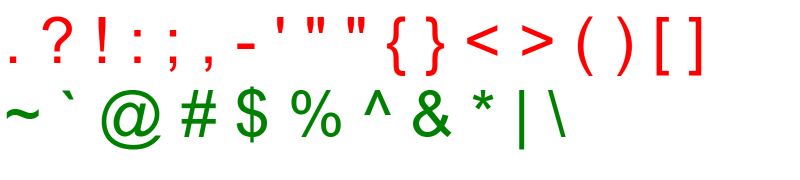
#> input picture english_symbols/out/eng-symbols-2.png, 1600 x 360 px (shown at 1/2 size)
$ python english_symbols_analyze.py
#> lines starting #> are read from the running program, lines starting #| are printed output that depends on the picture; after the words box and inside, x2 and y2 are one past the last pixel; in counts of white or black regions, pixels touching at a corner belong together

import cv2
import numpy as np

from selenium import webdriver
from selenium.webdriver import ChromeOptions

def analyzeByChrome():
    try:
        print("初始化Chrome")
        opt = ChromeOptions()  # 创建Chrome参数对象
        opt.add_argument('--headless')

        # opt.add_argument('--no-sandbox')  # 解决DevToolsActivePort文件不存在的报错
        # opt.add_argument('window-size=1920x3000')  # 设置浏览器分辨率
        # opt.add_argument('--disable-gpu')  # 谷歌文档提到需要加上这个属性来规避bug
        # opt.add_argument('--hide-scrollbars')  # 隐藏滚动条，应对一些特殊页面
        # opt.add_argument('blink-settings=imagesEnabled=false')  # 不加载图片，提升运行速度
        # opt.add_argument('--headless')  # 浏览器不提供可视化界面。Linux下如果系统不支持可视化不加这条会启动失败

        # 创建浏览器对象
        driver = webdriver.Chrome(options=opt)  # 使用 Chrome 驱动
        driver.set_window_size(1600, 360)

        print("加载html文件")
        # 打开网页(本地文件)
        uri = "file:///E:/python/base_demo/matplotlib/svg_demo/english_symbols/res/eng-symbols-2.html"
        driver.get(uri)

        # 等待页面加载完成
        driver.implicitly_wait(5)  # 等待 5 秒钟，可以根据实际情况调整等待时间

        print("截图保存")
        # 获取页面截图
        screenshot_path = "./out/eng-symbols-2.png"
        driver.save_screenshot(screenshot_path)
        print("保存成功")

        # 关闭浏览器
        print("退出中...")
        driver.quit()
        print("退出成功")
    except Exception as e:
        print(repr(e))

# 统计一维数组的元素重复的次数
# 返回 [(开始索引,开始的值,重复的次数),,,...]
def getDeltaInfo(data: list):
    size = len(data)
    # 分析最近一行有内容的跟上一行的行数
    hInfo = []
    tmpIndex = 0
    tmpLastV = data[tmpIndex]
    tmpCount = 1
    while tmpIndex < size:
        tmpId = tmpIndex + 1
        boAssign = False
        while tmpId < size:
            if tmpLastV == data[tmpId]:
                tmpCount += 1
            else:
                hInfo.append((tmpIndex, tmpLastV, tmpCount))
                tmpIndex = tmpId
                tmpLastV = data[tmpId]
                tmpCount = 1
                boAssign = True
                break
            tmpId += 1
        # 结束后,加上没赋值的数据
        if not boAssign:
            hInfo.append((tmpIndex, tmpLastV, tmpCount))
            break
        tmpIndex = tmpIndex + 1
    return hInfo

def drawRectArea():
    img = cv2.imread("./out/eng-symbols-2.png")
#> img is the input picture: shape (360, 1600, 3); mean B, G, R 238.1, 242.9, 245.4
    imgGray = cv2.cvtColor(img,cv2.COLOR_BGR2GRAY)
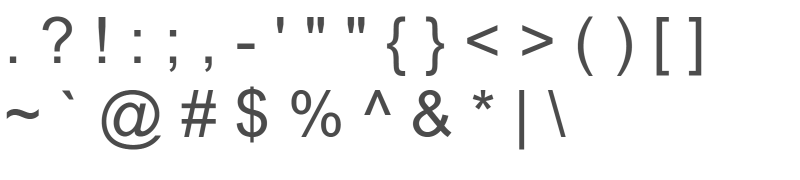
#> imgGray: shape (360, 1600) (shown at 1/2 size); min 75, max 255, mean 243.1
    # 查找有内容标记的所有行
    height, width = imgGray.shape[:2]
#> height = 360; width = 1600
    hTags = []
    for tmpH in range(height):
        boAllWhite = True
        for tmpW in range(width):
            if imgGray[tmpH, tmpW] != 255:
                boAllWhite = False
                break
        hTags.append(boAllWhite)
    print("len(hTags)", len(hTags))
#| len(hTags) 360
    hInfo = getDeltaInfo(hTags)
    print(hInfo)
#| [(0, True, 33), (34, False, 118), (153, True, 20), (174, False, 125), (300, True, 60)]
    imgBuffer = img.copy()
    # 标记内容(因模板是128x128,需要显示区域为为模板大小)
    areaInfo = []
    markColor = [0, 0, 0]
    for tmpData in hInfo:
        # 标记有内容的数据(有内容的数据记录为False)
        if tmpData[1] == False:
            tmpIndex = tmpData[0]
            tmpCount = tmpData[2]
            if tmpCount < 128:
                # 水平线
                dSpan = (128 - tmpCount) // 2
                startIdx = max(tmpIndex - dSpan, 0)
                endIdx = min(tmpIndex + tmpCount - 1 + dSpan, height-1)
                # 因dSpan整除部分会丢精度,这里需要判断是否需要加上行数据(主要保证128高度模板数据)
                deltaH = endIdx - startIdx + 1
                if 128 - deltaH > 0:
                    endIdx += 128 - deltaH
                # 标记颜色数据
                imgBuffer[startIdx, 0:width] = markColor
                imgBuffer[endIdx, 0:width] = markColor

                # 分析垂直方向的内容(按区域分析)
                vTags = []
                for tmpW in range(width):
                    boAllWhite = True
                    for tmpH in range(startIdx, endIdx + 1, 1):
                        if imgGray[tmpH,tmpW] != 255:
                            boAllWhite = False
                            break
                    vTags.append(boAllWhite)
                vInfo = getDeltaInfo(vTags)
                for tmpVTag in vInfo:
                    if tmpVTag[1] == False:
                        tmpVIdx = tmpVTag[0]
                        tmpVCnt = tmpVTag[2]
                        # startVIdx = max(tmpVIdx-1, 0)
                        # endVIdx = min(tmpVIdx + tmpVCnt - 1 + 1, width - 1)
                        startVIdx = tmpVIdx
                        endVIdx = tmpVIdx + tmpVCnt - 1
                        imgBuffer[startIdx:endIdx,startVIdx] = markColor
                        imgBuffer[startIdx:endIdx,endVIdx] = markColor
                        # 记录区域,Y开始位置,Y结束位置,X开始位置,X结束位置
                        areaInfo.append([startIdx, endIdx, startVIdx, endVIdx])
            else:
                # 上下都增加一行
                startIdx = max(tmpIndex-1,0)
                endIdx = min(tmpIndex+tmpCount-1, height-1)
                imgBuffer[startIdx, 0:width] = markColor
                imgBuffer[endIdx, 0:width] = markColor
                # 分析垂直方向的内容(按区域分析)
                vTags = []
                for tmpW in range(width):
                    boAllWhite = True
                    for tmpH in range(startIdx, endIdx + 1, 1):
                        if imgGray[tmpH, tmpW] != 255:
                            boAllWhite = False
                            break
                    vTags.append(boAllWhite)
                vInfo = getDeltaInfo(vTags)
                for tmpVTag in vInfo:
                    if tmpVTag[1] == False:
                        tmpVIdx = tmpVTag[0]
                        tmpVCnt = tmpVTag[2]
                        startVIdx = tmpVIdx
                        endVIdx = tmpVIdx + tmpVCnt - 1
                        imgBuffer[startIdx:endIdx, startVIdx] = markColor
                        imgBuffer[startIdx:endIdx, endVIdx] = markColor
                        # 记录区域,Y开始位置,Y结束位置,X开始位置,X结束位置
                        areaInfo.append([startIdx, endIdx, startVIdx, endVIdx])
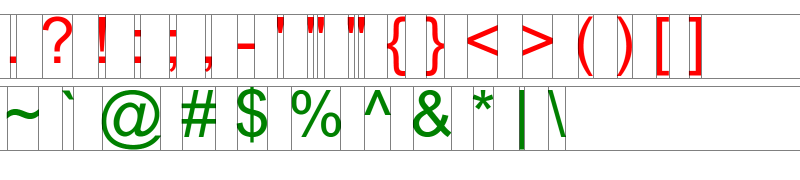
#> imgBuffer: shape (360, 1600, 3) (shown at 1/2 size); 2.47% of pixels changed, all inside (x1, y1, x2, y2) = (0, 29, 1600, 301)
    cv2.imwrite("./out/symbols-out-2.png", imgBuffer)
    trunkAreaAndSave(img, areaInfo)

def trunkAreaAndSave(img, areaInfo):
    chars = ". ? ! : ; , - ' " " { } < > ( ) [ ] ~ ` @ # $ % ^ & * | \ "
    chars = chars.replace(" ","")
    print(chars)
    for i in range(len(chars)):
        tmpArea = areaInfo[i]
        startY = tmpArea[0]
        endY = tmpArea[1]
        startX = tmpArea[2]
        endX = tmpArea[3]
        tmpH = endY - startY + 1
        tmpW = endX - startX + 1
        imgBuffer = np.zeros((tmpH, tmpW, 3), np.uint8)
        imgBuffer[0:tmpH,0:tmpW] = img[startY:endY+1,startX:endX+1]
        imgGray = cv2.cvtColor(imgBuffer, cv2.COLOR_BGR2GRAY)
        ret,imgTwo = cv2.threshold(imgGray, 254, 255, cv2.THRESH_BINARY)
        cv2.imwrite("./out/all-2/%d.png" % (ord(chars[i])), imgTwo)
#> this loop made 27 passes
#> pass 2, in trunkAreaAndSave, `imgGray = cv2.cvtColor(imgBuffer, cv2.COLOR_BGR2GRAY)`:
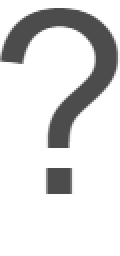
#> imgGray: shape (128, 60) (shown 2 times larger); min 76, max 255, mean 220.5
#> pass 2, in trunkAreaAndSave, `ret,imgTwo = cv2.threshold(imgGray, 254, 255, cv2.THRESH_BINARY)`:
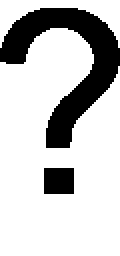
#> imgTwo: shape (128, 60) (shown 2 times larger); 77.5% white; 2 black regions, box (x1, y1, x2, y2) and area: (0, 4, 60, 74) 1536, (22, 84, 37, 97) 195
#> after the loop:
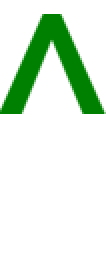
#> imgBuffer: shape (128, 53, 3) (shown 2 times larger); mean B, G, R 217.8, 236.5, 217.8
#> after the loop:
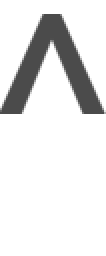
#> imgGray: shape (128, 53) (shown 2 times larger); min 75, max 255, mean 228.7

# analyzeByChrome()
drawRectArea()
